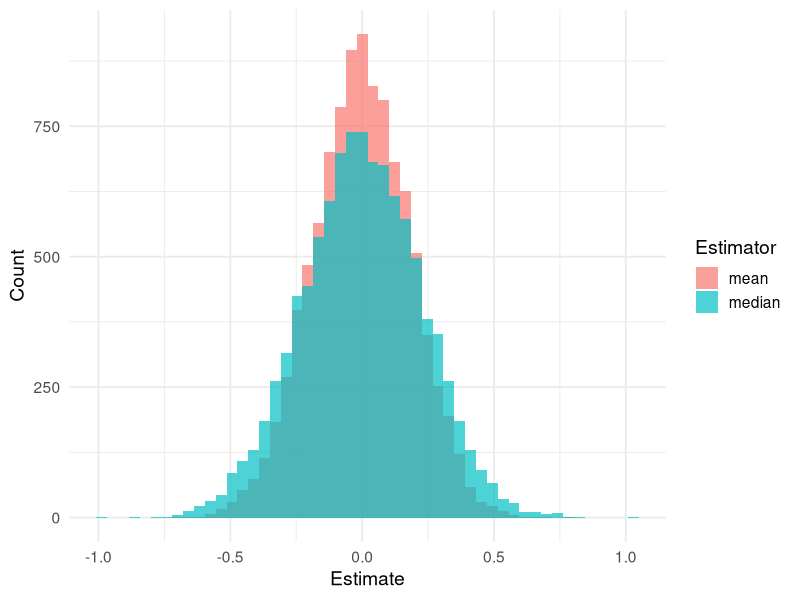
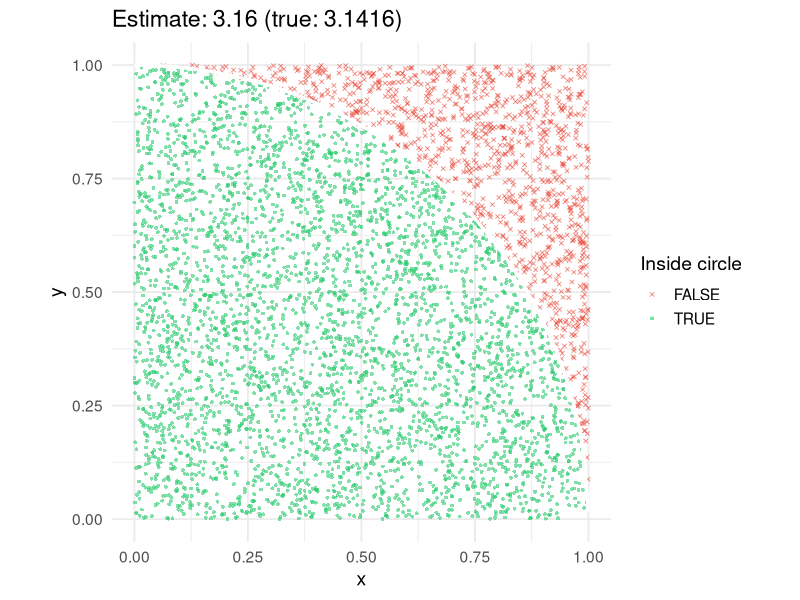
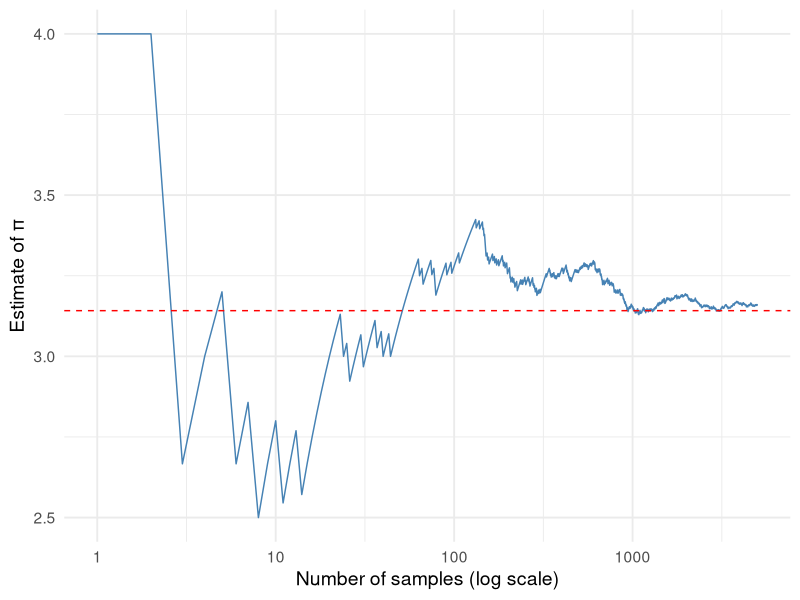
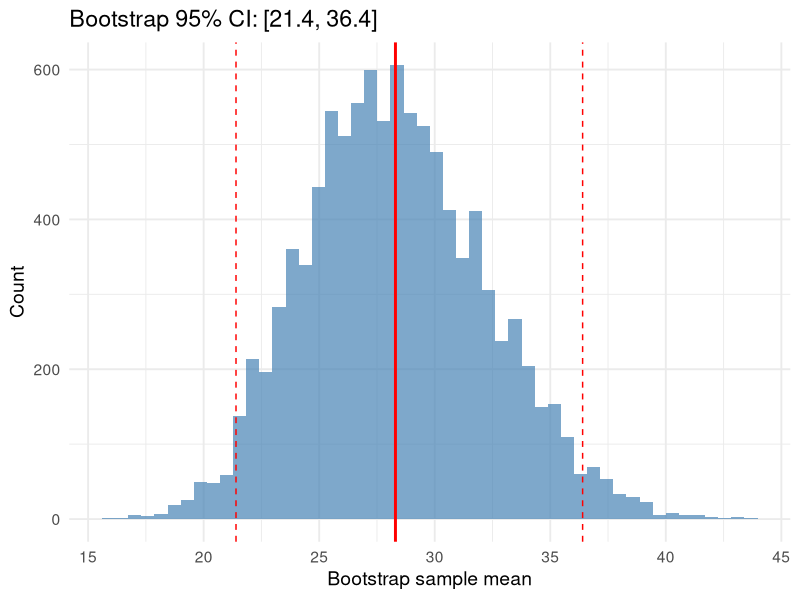

Write R code to recreate these figures, in order.
## ---- chunk 1
#| label: setup

library(knitr)
library(tidyverse)

set.seed(42)
## ---- chunk 2
#| label: tbl-continuous-dist

tibble::tribble(
  ~Function, ~Distribution,
  "[d,p,q,r]norm", "Normal",
  "[d,p,q,r]unif", "Uniform",
  "[d,p,q,r]exp", "Exponential",
  "[d,p,q,r]gamma", "Gamma",
  "[d,p,q,r]beta", "Beta",
  "[d,p,q,r]t", "Student t",
  "[d,p,q,r]chisq", "Chi-squared"
) |> knitr::kable()
## ---- chunk 3
#| label: tbl-discrete-dist

tibble::tribble(
  ~Function, ~Distribution,
  "[d,p,q,r]binom", "Binomial",
  "[d,p,q,r]pois", "Poisson",
  "[d,p,q,r]geom", "Geometric",
  "[d,p,q,r]nbinom", "Negative Binomial"
) |> knitr::kable()
## ---- chunk 4
#| label: mean-median-sim

n <- 30
R <- 10000

sim_results <- tibble::tibble(
  rep = 1:R,
  sample = purrr::map(rep, ~ rnorm(n)),
  mean = purrr::map_dbl(sample, mean),
  median = purrr::map_dbl(sample, median)
)

var_ratio <- var(sim_results$median) / var(sim_results$mean)
## ---- chunk 5
#| label: fig-mean-median
#| fig-cap: "Sampling distributions of mean and median (n=30, R=10,000)"

sim_results |> 
  tidyr::pivot_longer(cols = c(mean, median), names_to = "estimator", values_to = "value") |> 
  ggplot2::ggplot(ggplot2::aes(x = value, fill = estimator)) +
  ggplot2::geom_histogram(bins = 50, alpha = 0.7, position = "identity") +
  ggplot2::labs(
    x = "Estimate",
    y = "Count",
    fill = "Estimator"
  ) +
  ggplot2::theme_minimal(base_size = 14)
## ---- chunk 6
#| label: tbl-mean-median-var

tibble::tibble(
  Estimator = c("Mean", "Median"),
  Variance = c(var(sim_results$mean), var(sim_results$median)),
  `Std Error` = c(sd(sim_results$mean), sd(sim_results$median))
) |> 
  knitr::kable(digits = 4)
## ---- chunk 7
#| label: fig-pi-estimate
#| fig-cap: "Monte Carlo estimation of π"

n_points <- 5000
pi_data <- tibble::tibble(
  x = runif(n_points),
  y = runif(n_points),
  inside = (x^2 + y^2) < 1
)

pi_estimate <- 4 * mean(pi_data$inside)

pi_data |> 
  ggplot2::ggplot(ggplot2::aes(x = x, y = y, color = inside, shape = inside)) +
  ggplot2::geom_point(alpha = 0.6, size = 1.0) +
  ggplot2::stat_function(fun = ~ sqrt(1 - .x^2), color = "white", linewidth = 1) +
  ggplot2::coord_fixed() +
  ggplot2::scale_color_manual(values = c("FALSE" = "#E74C3C", "TRUE" = "#2ECC71")) +
  ggplot2::scale_shape_manual(values = c("FALSE" = 4, "TRUE" = 16)) +
  ggplot2::labs(
    title = paste0("Estimate: ", round(pi_estimate, 4), " (true: ", round(pi, 4), ")"),
    color = "Inside circle",
    shape = "Inside circle"
  ) +
  ggplot2::theme_minimal(base_size = 14)
## ---- chunk 8
#| label: fig-pi-convergence
#| fig-cap: "Monte Carlo estimate converges to true value"

# Cumulative estimate of pi
cumulative_pi <- tibble::tibble(
  n = 1:n_points,
  cumsum_inside = cumsum(pi_data$inside),
  estimate = 4 * cumsum_inside / n
)

cumulative_pi |> 
  ggplot2::ggplot(ggplot2::aes(x = n, y = estimate)) +
  ggplot2::geom_line(color = "steelblue") +
  ggplot2::geom_hline(yintercept = pi, linetype = "dashed", color = "red") +
  ggplot2::scale_x_log10() +
  ggplot2::labs(
    x = "Number of samples (log scale)",
    y = "Estimate of π"
  ) +
  ggplot2::theme_minimal(base_size = 14)
## ---- chunk 9
#| label: rare-event-prob
#| echo: true

# True probability
pnorm(6, lower.tail = FALSE)
## ---- chunk 10
#| label: naive-sim
#| echo: true

# Generate 1 million standard normals
z <- rnorm(1e6)

# Count how many exceed 6
sum(z > 6)
## ---- chunk 11
#| label: importance-sampling
#| echo: true

# Sample from shifted normal
n <- 10000
x <- rnorm(n, mean = 6, sd = 1)

# Importance weights: p(x) / q(x)
log_weights <- dnorm(x, log = TRUE) - dnorm(x, mean = 6, log = TRUE)
weights <- exp(log_weights)

# Estimate P(Z > 6)
estimate <- mean((x > 6) * weights)
estimate
## ---- chunk 12
#| label: tbl-importance-sampling

tibble::tibble(
  Method = c("True value", "Importance sampling", "Naive (n = 10^6)"),
  Estimate = c(
    format(pnorm(6, lower.tail = FALSE), scientific = TRUE, digits = 3), 
    format(estimate, scientific = TRUE, digits = 3), 
    "0"
  )
) |> knitr::kable()
## ---- chunk 13
#| label: bootstrap-example

x <- c(12, 15, 18, 22, 25, 28, 31, 35, 42, 55)
B <- 10000

boot_means <- purrr::map_dbl(1:B, ~ mean(sample(x, replace = TRUE)))
boot_ci <- quantile(boot_means, c(0.025, 0.975))

# Normal theory CI for comparison
n_x <- length(x)
se_x <- sd(x) / sqrt(n_x)
normal_ci <- mean(x) + c(-1, 1) * qt(0.975, df = n_x - 1) * se_x
## ---- chunk 14
#| label: fig-bootstrap
#| fig-cap: "Bootstrap distribution of the sample mean"

tibble::tibble(mean = boot_means) |> 
  ggplot2::ggplot(ggplot2::aes(x = mean)) +
  ggplot2::geom_histogram(bins = 50, fill = "steelblue", alpha = 0.7) +
  ggplot2::geom_vline(xintercept = mean(x), color = "red", linewidth = 1) +
  ggplot2::geom_vline(xintercept = boot_ci, color = "red", linetype = "dashed") +
  ggplot2::labs(
    x = "Bootstrap sample mean",
    y = "Count",
    title = paste0("Bootstrap 95% CI: [", round(boot_ci[1], 1), ", ", round(boot_ci[2], 1), "]")
  ) +
  ggplot2::theme_minimal(base_size = 14)
